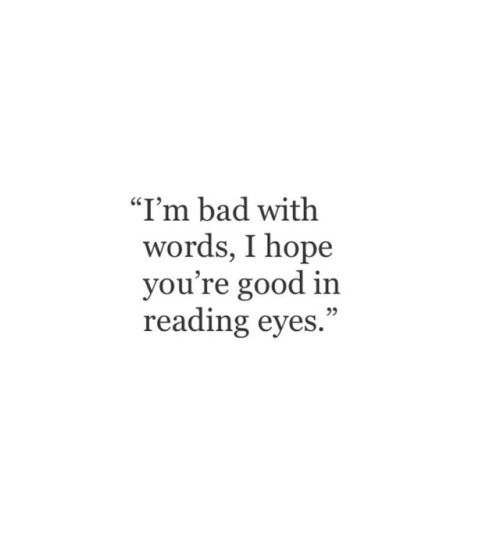
#> input picture assets/7.jpg, 500 x 534 px
$ python image_text.py
#> lines starting #> are read from the running program, lines starting #| are printed output that depends on the picture
import cv2
import pytesseract
pytesseract.pytesseract.tesseract_cmd= (r"C:\Program Files\Tesseract-OCR\tesseract.exe")
img = cv2.imread('assets/7.jpg')
#> img is the input picture: shape (534, 500, 3); min 23, max 255, mean 251.4
img = cv2.resize(img, (600, 800))
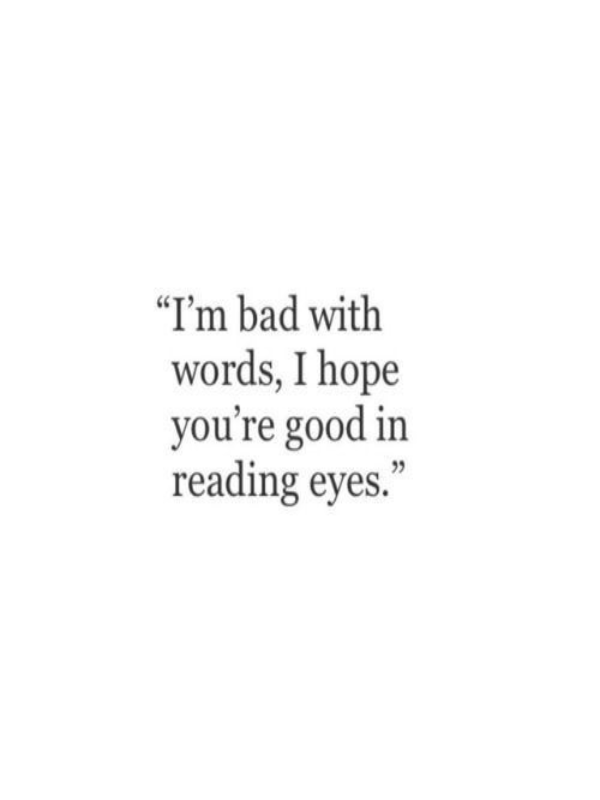
#> img: shape (800, 600, 3); min 32, max 255, mean 251.4
img = cv2.cvtColor(img, cv2.COLOR_BGR2RGB)
#> (the run stopped early here; a loop or call above may not have finished)

$ run again, with assets/3.jpg copied over assets/7.jpg
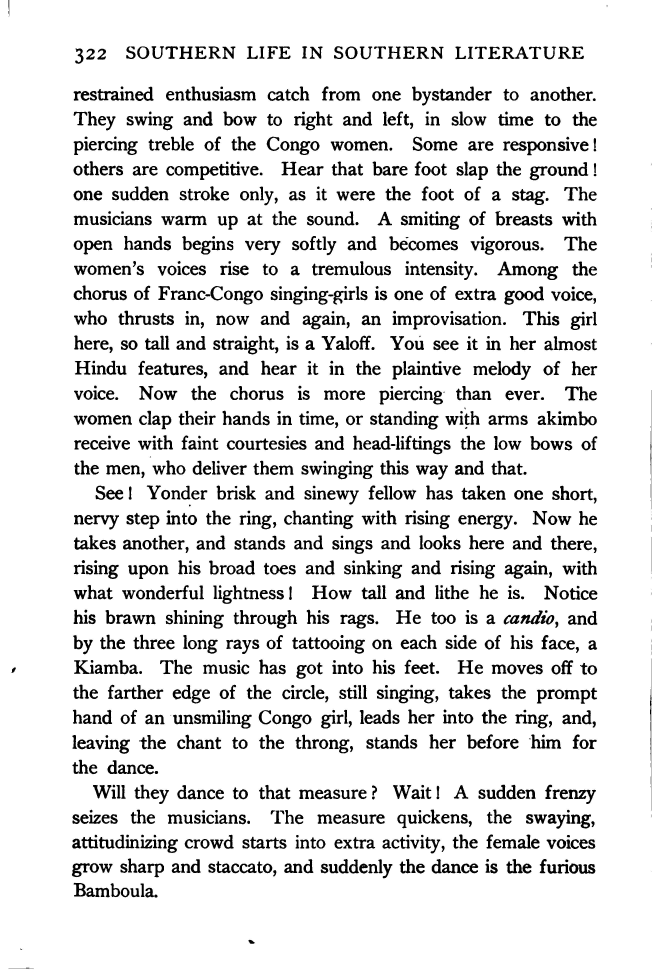
#> input picture assets/3.jpg, 2642 x 3918 px (shown at 1/4 size)
#> img is the input picture: shape (3918, 2642, 3); min 0, max 255, mean 226.9
#> `img = cv2.resize(img, (600, 800))`:
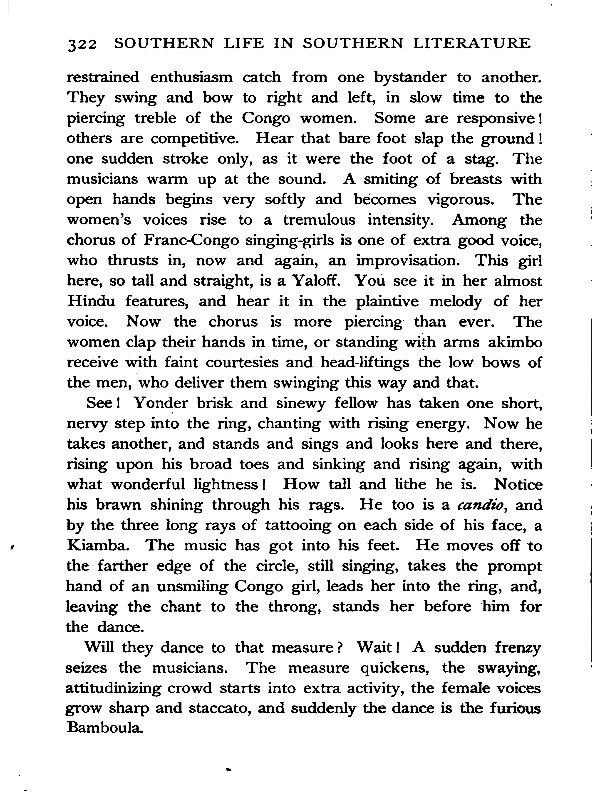
#> img: shape (800, 600, 3); min 0, max 255, mean 226.9

$ run again, with assets/4.jpg copied over assets/7.jpg
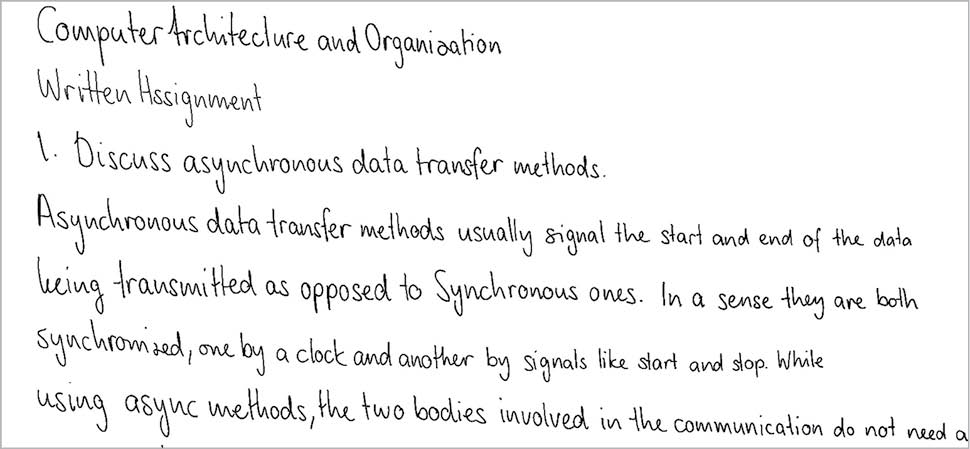
#> input picture assets/4.jpg, 970 x 449 px
#> img is the input picture: shape (449, 970, 3); mean B, G, R 243, 242.9, 242.9
#> `img = cv2.resize(img, (600, 800))`:
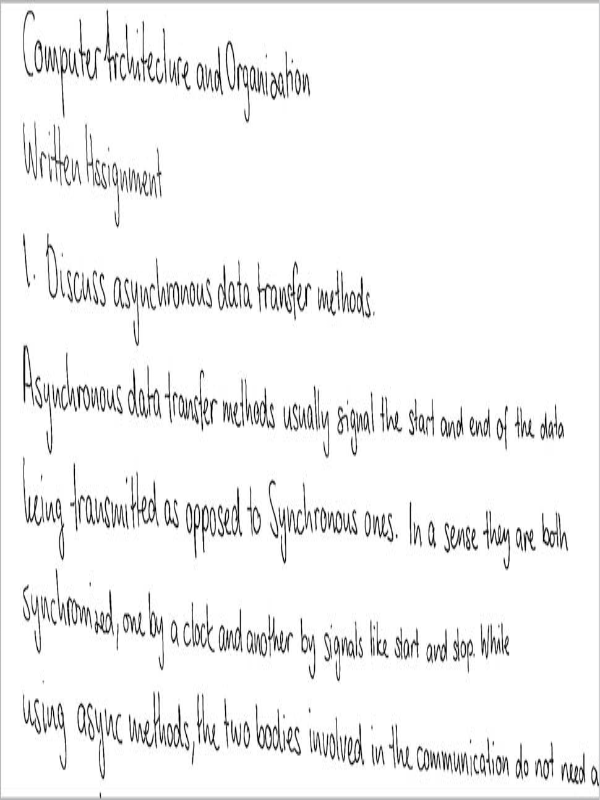
#> img: shape (800, 600, 3); mean B, G, R 243, 243, 243

$ run again, with assets/1.png saved as assets/7.jpg
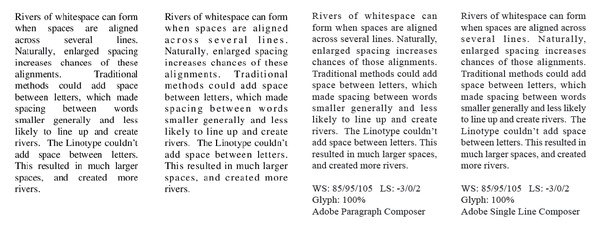
#> input picture assets/1.png, 602 x 232 px
#> img is the input picture: shape (232, 602, 3); mean B, G, R 232.9, 232.8, 232.8
#> `img = cv2.resize(img, (600, 800))`:
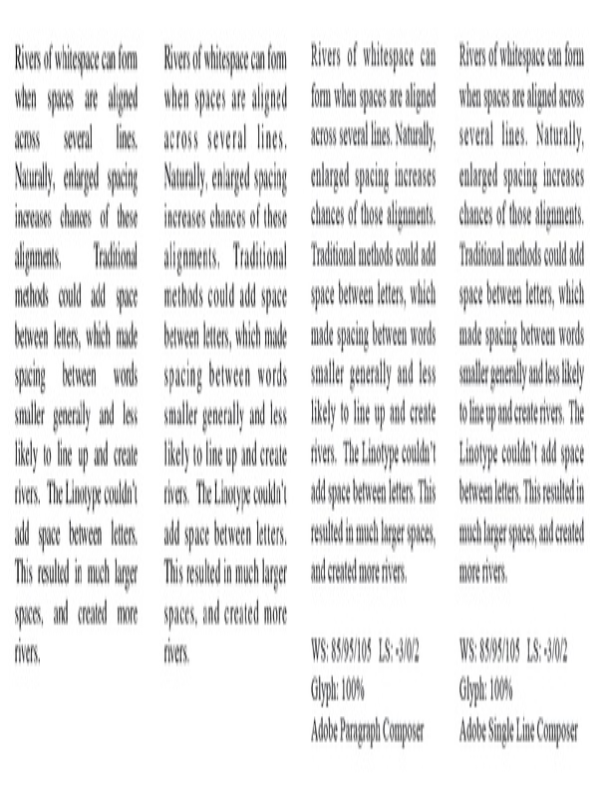
#> img: shape (800, 600, 3); mean B, G, R 232.9, 232.7, 232.7
